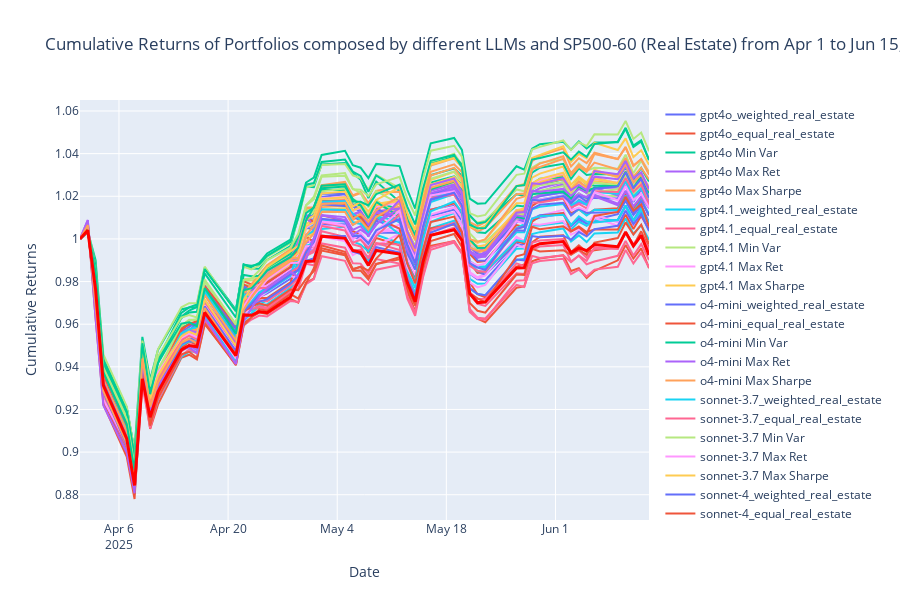

Notebook cell for this chart:
### Markdown cell above
Plot with Scrollable Legend (Display Only)

### Code cell
temp_index_data_outs_compare = index_data_outs.copy()

temp_index_data_outs_compare.index = pd.to_datetime(temp_index_data_outs_compare.index)

index_first_date_compare = temp_index_data_outs_compare.index[0]
index_previous_trading_date_compare = index_first_date_compare - BDay(1)

index_baseline_row_compare = pd.DataFrame(
    data=np.zeros((1, temp_index_data_outs_compare.shape[1])),  
    index=[index_previous_trading_date_compare],                 
    columns=temp_index_data_outs_compare.columns               
)

temp_index_data_outs_compare_with_baseline = pd.concat([index_baseline_row_compare, temp_index_data_outs_compare])
# ##above is to add a baseline row with zeros to the index data outs compare dataframe##

index_names = {
    sector_ticker: f'{full_ticker} {sector_name}'
}

cumulative_returns_compare[index_names[sector_ticker]] = (1 + temp_index_data_outs_compare_with_baseline[ticker]).cumprod() ##

cumulative_returns_compare.index = pd.to_datetime(cumulative_returns_compare.index)
outsample_data = cumulative_returns_compare.loc[outsample_startdate:outsample_enddate]

fig = go.Figure()

for i, column in enumerate(outsample_data.columns):
    if column == f'{full_ticker} {sector_name}':
        fig.add_trace(go.Scatter(x=outsample_data.index,
                                 y=outsample_data[column],
                                 mode='lines',
                                 name=column,
                                 line=dict(width=3, color='red')))

    else:
        fig.add_trace(go.Scatter(x=outsample_data.index,
                                 y=outsample_data[column],
                                 mode='lines',
                                 name=column))

num_asset = len(df_sector)
fig.update_layout(
    title=f'Cumulative Returns of Portfolios composed by different LLMs and {full_ticker} ({sector_name_full}) from Apr 1 to Jun 15, 2025', 
    xaxis_title='Date',
    yaxis_title='Cumulative Returns',
    hovermode="x unified",
    height=600
)

fig.update_layout(legend=dict(orientation = "v", yanchor="top",y=1,xanchor="left", x=1.02))

fig.show()
